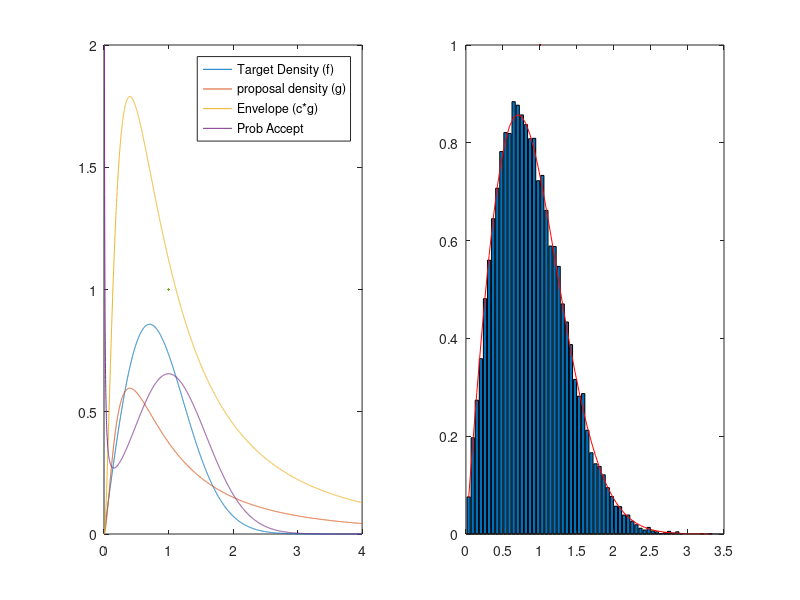

Reproduce this figure in MATLAB.
clear all; clc;

%Density function (anonymous function)
TargetDensity = @(x) (2*x.*exp(-x.^2)); 

%proposal
alpha = 6; beta = 3;
proposal= @(x) fpdf(x,alpha,beta);

%Constant
c = 3;     

%evaluates density
x = 0:0.001:4;  
y1= TargetDensity(x);

%Proposal
y2 = proposal(x);

%Envelope
y3 = c*proposal(x);     

%Probability of acceptance
y4 = y1./y3;

subplot(1,2,1); plot(x,y1,x,y2,x,y3,x,y4,LineWidth = 1); 
xlim([0 4]);
ylim([0 2]);
legend('Target Density (f)','proposal density (g)','Envelope (c*g)', 'Prob Accept')

%---------------------------------------------------------------
%Acceptance / rejection
n = 20000;  %simulations

%Starts matlabs clock
tic;

%Counter for tries
j=1;

%Uses a while loop to get n simulations
i= 1;
while i<(n+1)
    x = frnd(alpha,beta); %proposal draws
    u1 = unifrnd(0,1);    %Uniform draws
    
    %A/R step
    if u1 <= TargetDensity(x) /(c*proposal(x))
        y(i)=x;
        i=i+1;
    end
    j=j+1;
end

%Stops matlabs clock
toc

%acceptance frequency (should be close to 1/c)
n/j

%Makes a histogram with target density
subplot(1,2,2); 
[f,bars]=hist(y,60);
dens= TargetDensity(bars);
bar(bars,f/trapz(bars,f));hold on
plot(bars,dens,'r',LineWidth = 1, color = 'red');

